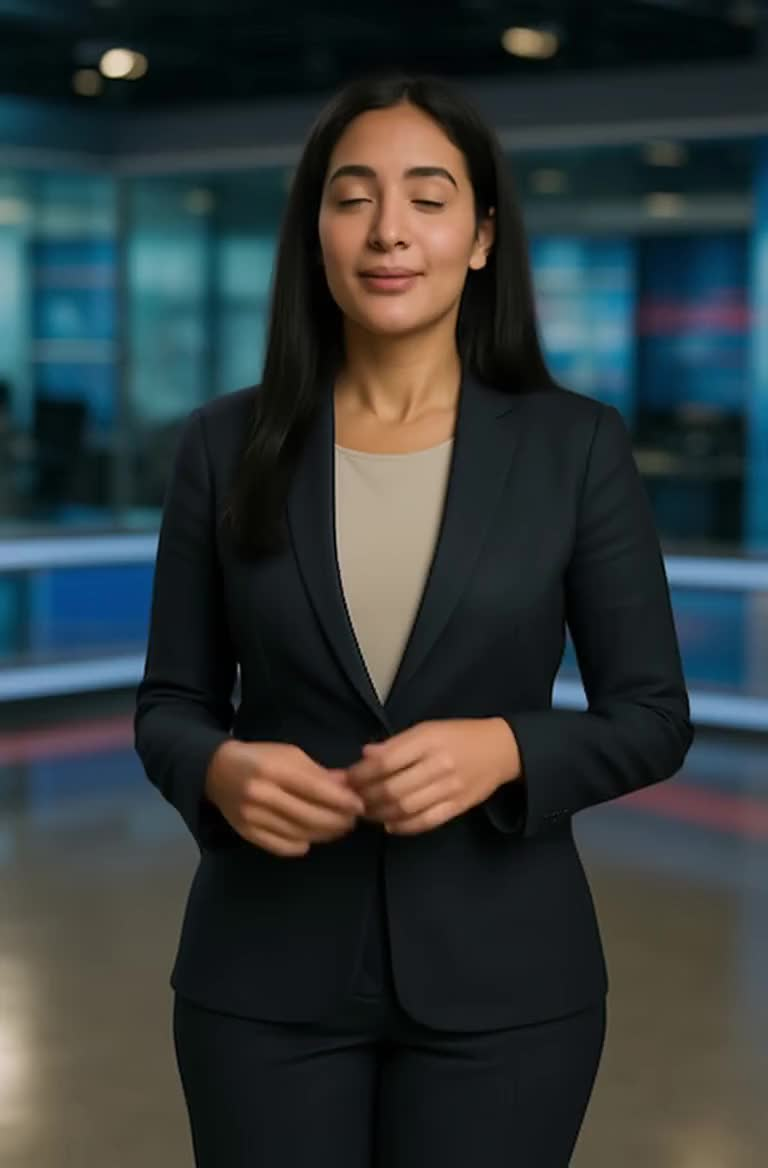
#> input picture data/ref_videos/data_tests/Wanimate_00006_25fps_first.jpg, 768 x 1168 px
$ python -i affine_transform.py   (imports and definitions only)
#> lines starting #> are read from the running program, lines starting #| are printed output that depends on the picture
# Adapted from https://github.com/guanjz20/StyleSync/blob/main/utils.py

import numpy as np
import cv2


def transformation_from_points(points1, points0, smooth=True, p_bias=None):
    points2 = np.array(points0)
    points2 = points2.astype(np.float64)
    points1 = points1.astype(np.float64)
    c1 = np.mean(points1, axis=0)
    c2 = np.mean(points2, axis=0)
    points1 -= c1
    points2 -= c2
    s1 = np.std(points1)
    s2 = np.std(points2)
    points1 /= s1
    points2 /= s2
    U, S, Vt = np.linalg.svd(np.matmul(points1.T, points2))
    R = (np.matmul(U, Vt)).T
    sR = (s2 / s1) * R
    T = c2.reshape(2, 1) - (s2 / s1) * np.matmul(R, c1.reshape(2, 1))
    M = np.concatenate((sR, T), axis=1)
    if smooth:
        bias = points2[2] - points1[2]
        if p_bias is None:
            p_bias = bias
        else:
            bias = p_bias * 0.2 + bias * 0.8
        p_bias = bias
        M[:, 2] = M[:, 2] + bias
    return M, p_bias


class AlignRestore(object):
    def __init__(self, align_points=3):
        if align_points == 3:
            self.upscale_factor = 1
            ratio = 2.8
            self.crop_ratio = (ratio, ratio)
            self.face_template = np.array([[19 - 2, 30 - 10], [56 + 2, 30 - 10], [37.5, 45 - 5]])
            self.face_template = self.face_template * ratio
            self.face_size = (int(75 * self.crop_ratio[0]), int(100 * self.crop_ratio[1]))
            self.p_bias = None

    def process(self, img, lmk_align=None, smooth=True, align_points=3):
        aligned_face, affine_matrix = self.align_warp_face(img, lmk_align, smooth)
        restored_img = self.restore_img(img, aligned_face, affine_matrix)
        cv2.imwrite("restored.jpg", restored_img)
        cv2.imwrite("aligned.jpg", aligned_face)
        return aligned_face, restored_img

    def align_warp_face(self, img, lmks3, smooth=True, border_mode="constant"):
        affine_matrix, self.p_bias = transformation_from_points(lmks3, self.face_template, smooth, self.p_bias)
        if border_mode == "constant":
            border_mode = cv2.BORDER_CONSTANT
        elif border_mode == "reflect101":
            border_mode = cv2.BORDER_REFLECT101
        elif border_mode == "reflect":
            border_mode = cv2.BORDER_REFLECT

        cropped_face = cv2.warpAffine(
            img,
            affine_matrix,
            self.face_size,
            flags=cv2.INTER_LANCZOS4,
            borderMode=border_mode,
            borderValue=[127, 127, 127],
        )
        return cropped_face, affine_matrix

    # [44 lines left out: functions align_warp_face2, restore_img, not called in this run]


class laplacianSmooth:
    def __init__(self, smoothAlpha=0.3):
        self.smoothAlpha = smoothAlpha
        self.pts_last = None

    # [22 lines left out: function smooth, not called in this run]

>>> import cv2
>>> picture = cv2.imread('../../data/ref_videos/data_tests/Wanimate_00006_25fps_first.jpg', cv2.IMREAD_GRAYSCALE)
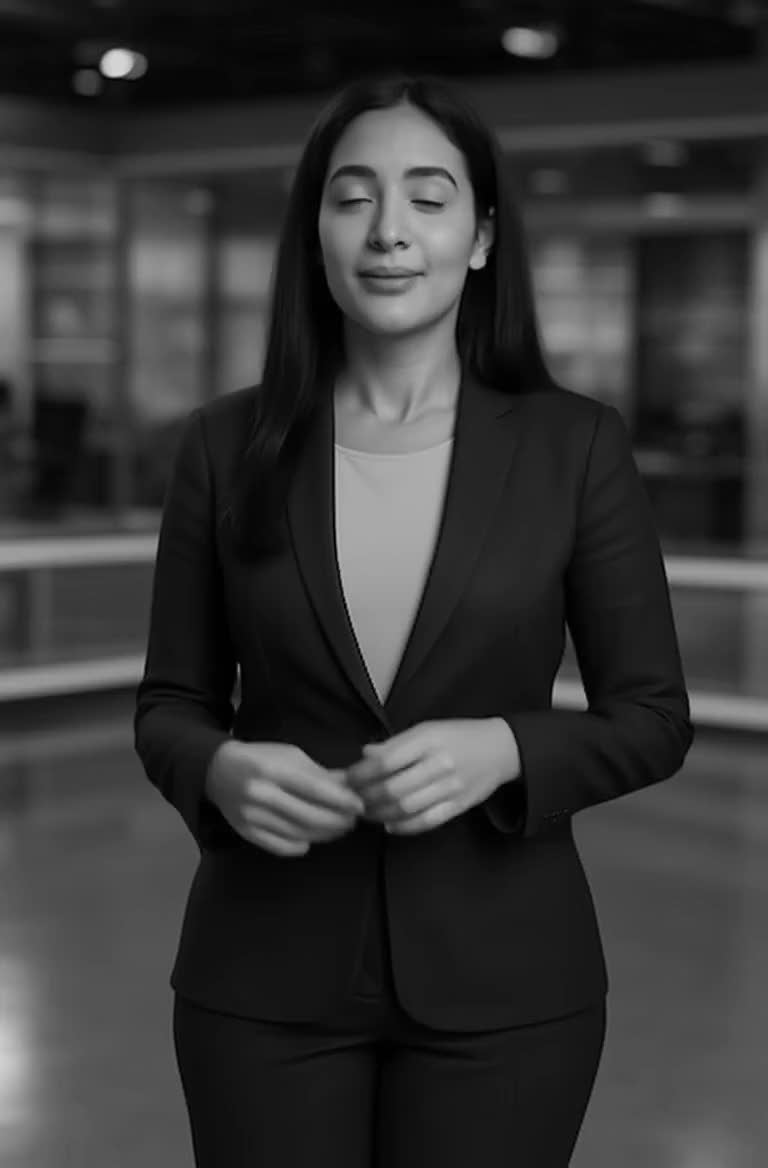
#> picture: shape (1168, 768); min 0, max 216, mean 54.3
>>> result = AlignRestore().process(picture)
#> (the run stopped early here; a loop or call above may not have finished)
